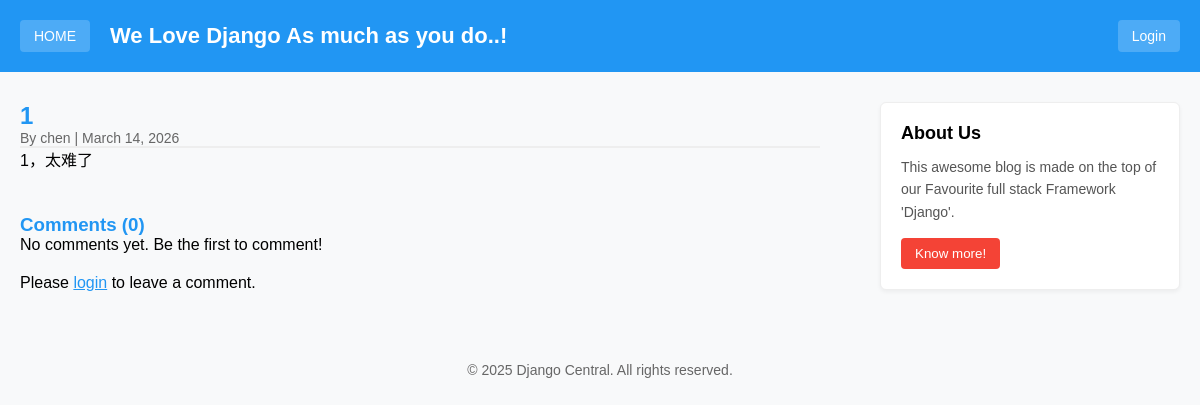
The app's page /post/1/ with its own data.
### blog/models.py (models this page shows, shortened)
class Post(models.Model):
    STATUS_CHOICES = (
        (0, 'Draft'),
        (1, 'Publish'),
    )
    title = models.CharField(max_length=200)
    slug = models.SlugField(max_length=200, unique=True)
    author = models.ForeignKey(User, on_delete=models.CASCADE, related_name='blog_posts')
    text = models.TextField()
    created_date = models.DateTimeField(auto_now_add=True)
    status = models.IntegerField(choices=STATUS_CHOICES, default=1)
    class Meta:
        ordering = ['-created_date']

### blog/views.py (the view)
# urls.py: path('post/<slug:slug>/', views.PostDetail.as_view(), name='post_detail'),
class PostDetail(DetailView):
    model = Post
    template_name = 'blog/post_detail.html'
    slug_field = 'slug'
    slug_url_kwarg = 'slug'
    def get_context_data(self,** kwargs):
        context = super().get_context_data(**kwargs)
        context['comments'] = self.object.comments.all().order_by('-created_on')
        context['comment_form'] = CommentForm()
        return context
    def get(self, request, *args, **kwargs):
        post_slug = kwargs.get('slug')
        logger.info(f'User accessed PostDetail | Slug:{post_slug} | IP:{request.META.get("REMOTE_ADDR")} | User:{request.user.username or "anonymous"}')
        return super().get(request, *args, **kwargs)

### templates/blog/post_detail.html (shortened to what this page needs)
{% extends 'base.html' %}
{% block content %}
<div style="max-width: 800px;">
    <h2 style="color: #2196F3;">{{ post.title }}</h2>
    <p style="color: #666; font-size: 14px;">By {{ post.author.username }} | {{ post.created_date|date:"F j, Y" }}</p>
    <hr style="border: 1px solid #eee;">
    <div style="line-height: 1.6;">{{ post.text|linebreaks }}</div>
    <div style="margin-top: 40px;">
        <h3 style="color: #2196F3;">Comments ({{ comments|length }})</h3>
        {% for comment in comments %}
        <div style="border-bottom: 1px solid #eee; padding: 15px 0;">
            <div style="display: flex; justify-content: space-between; align-items: center;">
                <h5 style="margin: 0;">
                    {% if comment.user %}{{ comment.user.username }}{% else %}Anonymous{% endif %}
                </h5>
                <small style="color: #666;">{{ comment.created_on|date:"F j, Y, g:i a" }}</small>
            </div>
            <p style="margin: 10px 0;">{{ comment.body }}</p>
            <div style="display: flex; align-items: center;">
                <span style="margin-right: 10px;">❤️ {{ comment.likes }}</span>
                <a href="{% url 'like_comment' comment.id %}" style="color: #2196F3; text-decoration: none; font-size: 14px;">Like</a>
            </div>
        </div>
        {% empty %}
        <p>No comments yet. Be the first to comment!</p>
        {% endfor %}
        <div style="margin-top: 20px;">
            {% if user.is_authenticated %}
            <h4 style="color: #2196F3;">Leave a Comment (as {{ user.username }})</h4>
            <form method="POST" action="{% url 'add_comment' post.id %}">
                {% csrf_token %}
                {{ comment_form.as_p }}
                <button type="submit" style="background: #2196F3; color: white; border: none; padding: 8px 16px; border-radius: 4px; cursor: pointer;">
                    Post Comment
                </button>
            </form>
            {% else %}
            <p>Please <a href="{% url 'login' %}" style="color: #2196F3;">login</a> to leave a comment.</p>
            {% endif %}
        </div>
    </div>
</div>
{% endblock %}

### templates/base.html (style rules this page uses)
* { box-sizing: border-box; margin: 0; padding: 0; }
body { font-family: Arial, sans-serif; background-color: #f8f9fa; }

### records on screen
Post: title "1", author.username "chen", created_date "March 14, 2026", text "1，太难了"

### other values on screen
{{ comments|length }} "0"
